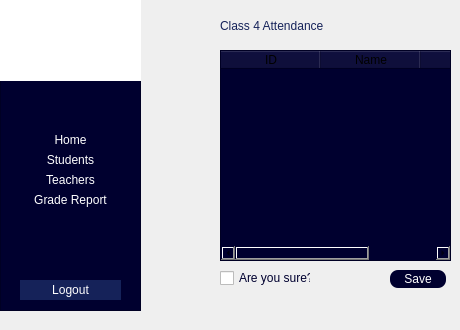
    <widget class="QWidget" name="page_4_Attendance">
     <widget class="QFrame" name="frame_22">
      <property name="geometry">
       <rect>
        <x>0</x>
        <y>-10</y>
        <width>141</width>
        <height>321</height>
       </rect>
      </property>
      <property name="styleSheet">
       <string notr="true">background-color: rgb(0, 0, 47);</string>
      </property>
      <property name="frameShape">
       <enum>QFrame::Shape::StyledPanel</enum>
      </property>
      <property name="frameShadow">
       <enum>QFrame::Shadow::Raised</enum>
      </property>
      <widget class="QPushButton" name="pushButton_70">
       <property name="geometry">
        <rect>
         <x>20</x>
         <y>140</y>
         <width>101</width>
         <height>20</height>
        </rect>
       </property>
       <property name="styleSheet">
        <string notr="true">border-radius:0px;
color:white;
font: 700 10pt &quot;Calibri&quot;;
</string>
       </property>
       <property name="text">
        <string>Home</string>
       </property>
      </widget>
      <widget class="QPushButton" name="pushButton_71">
       <property name="geometry">
        <rect>
         <x>20</x>
         <y>200</y>
         <width>101</width>
         <height>20</height>
        </rect>
       </property>
       <property name="styleSheet">
        <string notr="true">border-radius:0px;
color:white;
font: 700 10pt &quot;Calibri&quot;;
</string>
       </property>
       <property name="text">
        <string>Grade Report</string>
       </property>
      </widget>
      <widget class="QPushButton" name="pushButton_72">
       <property name="geometry">
        <rect>
         <x>20</x>
         <y>290</y>
         <width>101</width>
         <height>20</height>
        </rect>
       </property>
       <property name="styleSheet">
        <string notr="true">background-color: rgb(21, 34, 89,255);
color:white;
font: 700 10pt &quot;Calibri&quot;;
border-color: rgb(21, 34, 89);
border-radius:0;
border-style:none;</string>
       </property>
       <property name="text">
        <string>Logout</string>
       </property>
      </widget>
      <widget class="QLabel" name="label_57">
       <property name="geometry">
        <rect>
         <x>0</x>
         <y>0</y>
         <width>141</width>
         <height>91</height>
        </rect>
       </property>
       <property name="styleSheet">
        <string notr="true">background-color: rgb(255, 255, 255);</string>
       </property>
       <property name="text">
        <string/>
       </property>
       <property name="pixmap">
        <pixmap resource="school-logo.qrc">:/school-logo/new/prefix1/images/School Logo.jpeg</pixmap>
       </property>
       <property name="scaledContents">
        <bool>true</bool>
       </property>
      </widget>
      <widget class="QPushButton" name="pushButton_73">
       <property name="geometry">
        <rect>
         <x>20</x>
         <y>160</y>
         <width>101</width>
         <height>20</height>
        </rect>
       </property>
       <property name="styleSheet">
        <string notr="true">border-radius:0px;
color:white;
font: 700 10pt &quot;Calibri&quot;;
</string>
       </property>
       <property name="text">
        <string>Students</string>
       </property>
      </widget>
      <widget class="QPushButton" name="pushButton_74">
       <property name="geometry">
        <rect>
         <x>20</x>
         <y>180</y>
         <width>101</width>
         <height>20</height>
        </rect>
       </property>
       <property name="styleSheet">
        <string notr="true">border-radius:0px;
color:white;
font: 700 10pt &quot;Calibri&quot;;
</string>
       </property>
       <property name="text">
        <string>Teachers</string>
       </property>
      </widget>
     </widget>
     <widget class="QLabel" name="label_22">
      <property name="geometry">
       <rect>
        <x>220</x>
        <y>10</y>
        <width>231</width>
        <height>31</height>
       </rect>
      </property>
      <property name="styleSheet">
       <string notr="true">color:rgba(21,34,89,255);
font: 700 20pt &quot;Calibri&quot;;
border-width:0px;
border-style:none;
qproperty-alignment:AlignCenter;</string>
      </property>
      <property name="text">
       <string>Class 4 Attendance</string>
      </property>
     </widget>
     <widget class="QTableWidget" name="tableWidget_7">
      <property name="geometry">
       <rect>
        <x>220</x>
        <y>50</y>
        <width>231</width>
        <height>211</height>
       </rect>
      </property>
      <property name="styleSheet">
       <string notr="true">background-color: rgb(0, 0, 47);</string>
      </property>
      <column>
       <property name="text">
        <string>ID</string>
       </property>
      </column>
      <column>
       <property name="text">
        <string>Name</string>
       </property>
      </column>
      <column>
       <property name="text">
        <string>Present</string>
       </property>
      </column>
     </widget>
     <widget class="QCheckBox" name="checkBox_4">
      <property name="geometry">
       <rect>
        <x>220</x>
        <y>270</y>
        <width>91</width>
        <height>16</height>
       </rect>
      </property>
      <property name="styleSheet">
       <string notr="true">font: 700 11pt &quot;Calibri&quot;;
color: rgb(0, 0, 47);
qproperty-alignment:AlignCenter;</string>
      </property>
      <property name="text">
       <string>Are you sure?</string>
      </property>
     </widget>
     <widget class="QPushButton" name="pushButton_75">
      <property name="geometry">
       <rect>
        <x>390</x>
        <y>270</y>
        <width>56</width>
        <height>18</height>
       </rect>
      </property>
      <property name="styleSheet">
       <string notr="true">background-color: rgb(0, 0, 47);
color: rgb(255, 255, 255);
border-radius:8px;
font: 700 11pt &quot;Calibri&quot;;</string>
      </property>
      <property name="text">
       <string>Save</string>
      </property>
     </widget>
    </widget>
